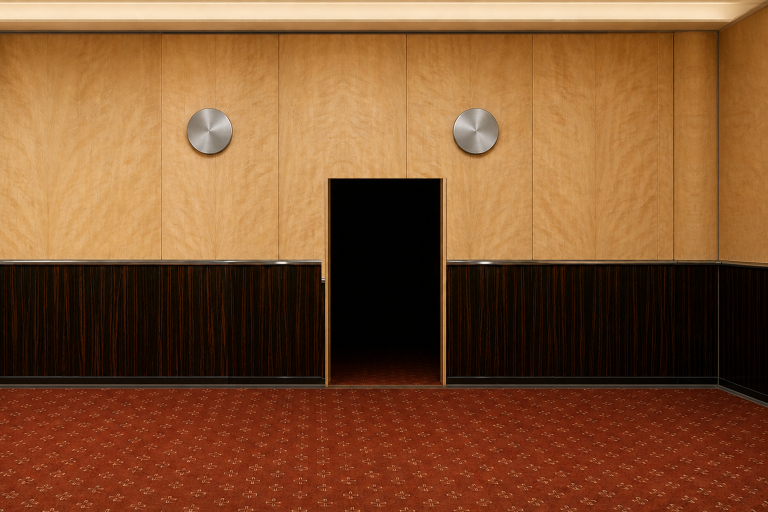
#> input picture backdrops/saloon/S.png, 1536 x 1024 px (shown at 1/2 size)
$ python blank-disc.py --in ../backdrops/saloon/S.png --out out.png
#> lines starting #> are read from the running program, lines starting #| are printed output that depends on the picture; after the words box and inside, x2 and y2 are one past the last pixel; in counts of white or black regions, pixels touching at a corner belong together
#!/usr/bin/env python3
"""Erase mounted discs (medallions, plaques) from a painted wall so it can
serve as a close-guide SOURCE after the voice stopped naming the object.

A guide is a picture the painter copies; a medallion left in it is painted
again whatever the prompt says. This finds every neutral (unsaturated),
bright, roughly round blob above the rail on a warm veneer wall and fills its
box with the same columns of wall from directly beneath it, feathered — the
veneer figure runs vertically so the panel seams stay in line. The result is
a guide source only, never a store asset (verifier-raw acceptance: what the
store holds is the painter's own output).

  python3 tools/blank-disc.py --in backdrops/saloon/S.png --out X.png [--rail 522]
Prints one JSON line: the discs found (bbox, fill offset) or none.
"""
import argparse
import json
import sys

import numpy as np
from PIL import Image, ImageFilter


def components(mask):
    """8-connected components of a sparse boolean mask (no scipy here)."""
    seen = np.zeros_like(mask, bool)
    H, W = mask.shape
    for y0, x0 in zip(*np.nonzero(mask)):
        if seen[y0, x0]:
            continue
        stack, ys, xs = [(y0, x0)], [], []
        seen[y0, x0] = True
        while stack:
            y, x = stack.pop()
            ys.append(y); xs.append(x)
            for dy in (-1, 0, 1):
                for dx in (-1, 0, 1):
                    yy, xx = y + dy, x + dx
                    if 0 <= yy < H and 0 <= xx < W and mask[yy, xx] and not seen[yy, xx]:
                        seen[yy, xx] = True
                        stack.append((yy, xx))
        yield np.array(ys), np.array(xs)


def main():
    ap = argparse.ArgumentParser()
    ap.add_argument("--in", dest="src", required=True)
    ap.add_argument("--out", required=True)
    ap.add_argument("--rail", type=int, default=522, help="rail row: discs live above it")
    ap.add_argument("--ceiling", type=int, default=53)
    ap.add_argument("--min-r", type=int, default=20)
    ap.add_argument("--max-r", type=int, default=160)
    a = ap.parse_args()

    im = Image.open(a.src).convert("RGB")
#> im is the input picture: PIL image 1536x1024 RGB; mean R, G, B 128.5, 82.3, 47.3
    W, H = im.size
#> W = 1536; H = 1024
    rgb = np.asarray(im).astype(np.float32)
    mx, mn = rgb.max(axis=2), rgb.min(axis=2)
    sat = (mx - mn) / np.maximum(mx, 1.0)
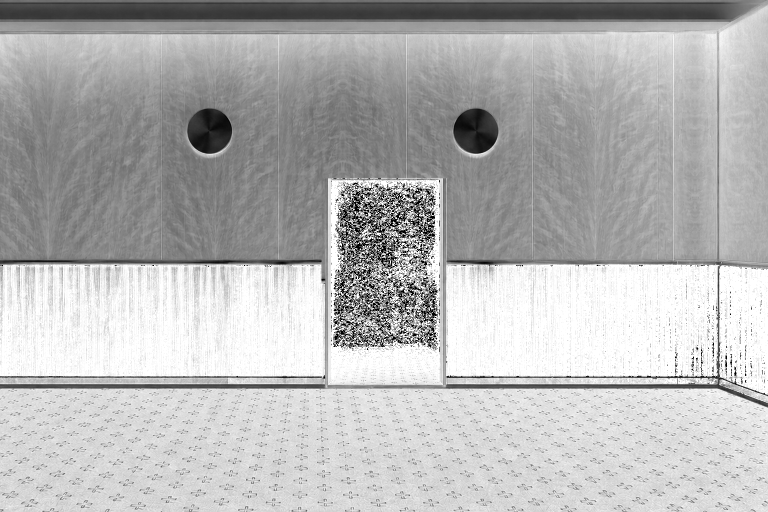
#> sat: shape (1024, 1536) float32 (shown at 1/2 size); min 0, max 1, mean 0.713
    L = 0.299 * rgb[..., 0] + 0.587 * rgb[..., 1] + 0.114 * rgb[..., 2]
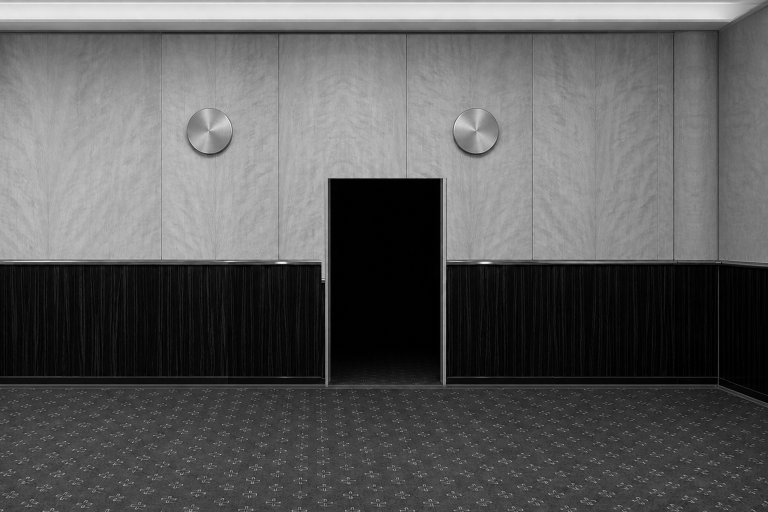
#> L: shape (1024, 1536) float32 (shown at 1/2 size); min 0, max 252.4, mean 92.1
    field = np.zeros((H, W), bool)
    field[a.ceiling + 10:a.rail - 10] = True
    # the wall is warm (saturated); chrome reflects it back with most of the
    # colour drained - well under the wall's own saturation - and never dark
    wall_sat = float(np.median(sat[field]))
#> wall_sat = 0.584
    cand = field & (sat < 0.72 * wall_sat) & (L > 60)
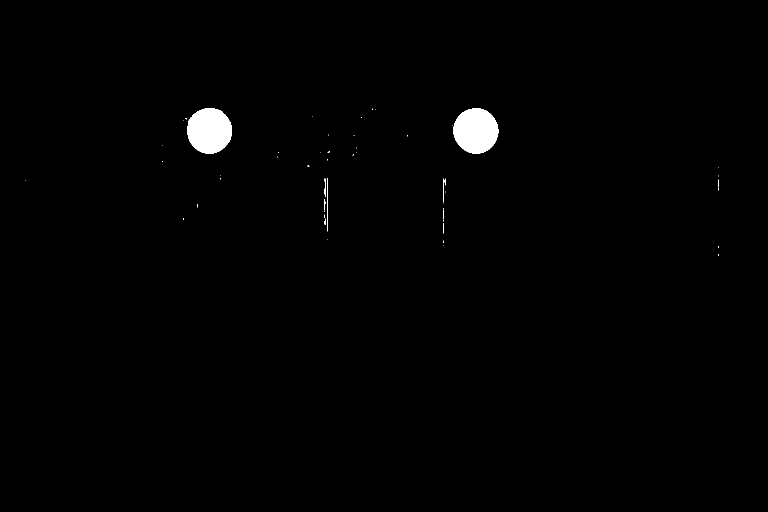
#> cand: shape (1024, 1536) bool (shown at 1/2 size); 0.84% white; 57 white regions (50 under 20 px), largest, box (x1, y1, x2, y2) and area: (375, 216, 464, 307) 6413, (907, 217, 997, 307) 6375, (654, 356, 655, 463) 107
    m = Image.fromarray((cand * 255).astype(np.uint8)).filter(ImageFilter.MinFilter(5)).filter(ImageFilter.MaxFilter(5))
#> m: PIL image 1536x1024 L; 0.81% white; 2 white regions, box (x1, y1, x2, y2) and area: (375, 217, 464, 307) 6407, (907, 217, 997, 307) 6375
    cand = np.asarray(m) > 0
    discs = []
    for ys, xs in components(cand):
        h, w = ys.max() - ys.min() + 1, xs.max() - xs.min() + 1
        r = (h + w) / 4
        if r < a.min_r or r > a.max_r:
            continue
        if abs(h - w) / max(h, w) > 0.25:
            continue
        fill = len(ys) / (np.pi * r * r)
        if fill < 0.6:
            continue
        discs.append(dict(x0=int(xs.min()), x1=int(xs.max()), y0=int(ys.min()), y1=int(ys.max()),
                          r=round(float(r), 1), fill=round(float(fill), 2)))
#> this loop made 2 passes
#> (h, w, r, fill) on passes 1 to 2: (90, 89, 44.75, 1.02), (90, 90, 45, 1)
#> after the loop, discs = 2 items
    out = np.asarray(im).copy()
    for d in discs:
        pad = int(d["r"] * 0.4) + 8  # the rim highlight and the drop shadow sit outside the neutral blob
        x0, x1 = max(0, d["x0"] - pad), min(W, d["x1"] + pad + 1)
        y0, y1 = max(a.ceiling, d["y0"] - pad), min(a.rail, d["y1"] + pad + 1)
        hh = y1 - y0
        # donor rows: the same columns of wall directly beneath the box (the
        # light there is the box's own light), mirrored upward from the box's
        # foot so the join row is continuous; a short band reflects
        band = out[y1:a.rail - 16, x0:x1].astype(np.float32)
        n = band.shape[0]
        if n < 8:
            band = out[a.ceiling + 6:y0, x0:x1].astype(np.float32)[::-1]
            n = band.shape[0]
        idx = np.arange(hh)
        period = max(1, 2 * (n - 1))
        idx = idx % period
        idx = np.where(idx >= n, period - idx, idx)
        patch = band[idx][::-1]
        dy = int(n)
        # the wall is lit unevenly (cove light falls off toward the rail):
        # re-level the donor rows to the wall flanking the box, row by row,
        # interpolated left flank -> right flank, per channel
        fl = max(0, x0 - 40); fr = min(W, x1 + 40)
        left = out[y0:y1, fl:x0].astype(np.float32).mean(axis=1) if x0 > fl else None
        right = out[y0:y1, x1:fr].astype(np.float32).mean(axis=1) if fr > x1 else None
        left = right if left is None else left
        right = left if right is None else right
        t = np.linspace(0.0, 1.0, x1 - x0)[None, :, None]
        target = (1 - t) * left[:, None, :] + t * right[:, None, :]
        have = patch.mean(axis=1, keepdims=True)
        patch = np.clip(patch * np.clip(target / np.maximum(have, 1.0), 0.7, 1.4), 0, 255)
        # feather the box edges so the join does not read as a cut
        fy = np.minimum(np.arange(hh), np.arange(hh)[::-1]) / max(1.0, min(pad, hh / 2))
        fx = np.minimum(np.arange(x1 - x0), np.arange(x1 - x0)[::-1]) / max(1.0, min(pad, (x1 - x0) / 2))
        alpha = np.clip(np.minimum(fy[:, None], fx[None, :]), 0, 1)[..., None]
        out[y0:y1, x0:x1] = (alpha * patch + (1 - alpha) * out[y0:y1, x0:x1]).astype(np.uint8)
        d["fill_dy"] = int(dy)
#> this loop made 2 passes
#> (pad, x0, x1, y0, y1, hh, period) on passes 1 to 2: (25, 350, 489, 192, 332, 140, 346), (26, 881, 1023, 191, 333, 142, 344)
#> pass 1, in main, `band = out[y1:a.rail - 16, x0:x1].astype(np.float32)`:
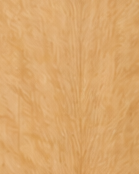
#> band: shape (174, 139, 3) float32; mean R, G, B 217.8, 167.1, 108.6
#> pass 1, in main, `target = (1 - t) * left[:, None, :] + t * right[:, None, :]`:
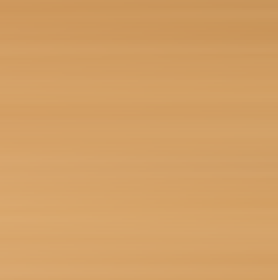
#> target: shape (140, 139, 3) float64 (shown 2 times larger); mean of channels 0, 1, 2 211.5, 160.4, 102.3; drawn as R, G, B
#> after the loop:
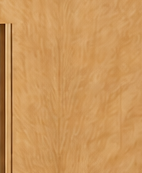
#> band: shape (173, 142, 3) float32; mean R, G, B 202.9, 150.4, 91.2
#> after the loop:
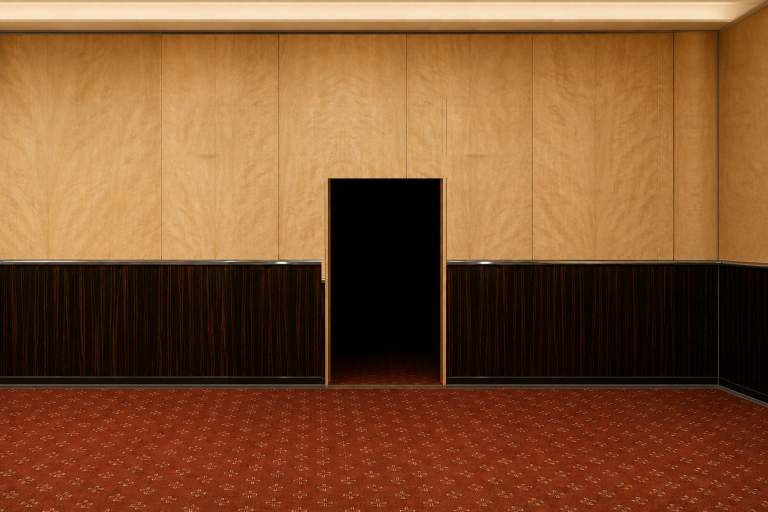
#> out: shape (1024, 1536, 3) (shown at 1/2 size); 2.38% of pixels changed, all inside (x1, y1, x2, y2) = (351, 192, 1022, 332)
    Image.fromarray(out).save(a.out)
    print(json.dumps(dict(ok=True, src=a.src, out=a.out, discs=discs)))
#> (printed output is left out)
    return 0


if __name__ == "__main__":
    sys.exit(main())
#> (the program exits here)

$ run again, with backdrops/saloon/N.png copied over backdrops/saloon/S.png
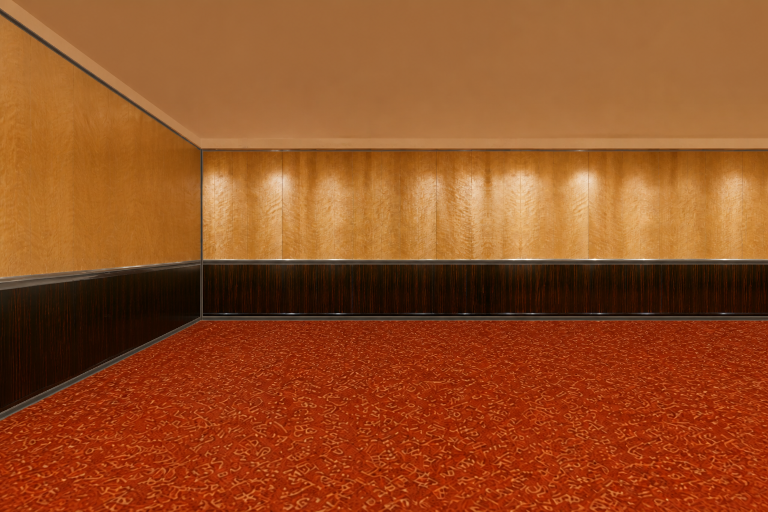
#> input picture backdrops/saloon/N.png, 1536 x 1024 px (shown at 1/2 size)
#> in main, im is the input picture: PIL image 1536x1024 RGB; mean R, G, B 148.6, 78.5, 34.7
#> wall_sat = 0.646
#> in main, `cand = field & (sat < 0.72 * wall_sat) & (L > 60)`:
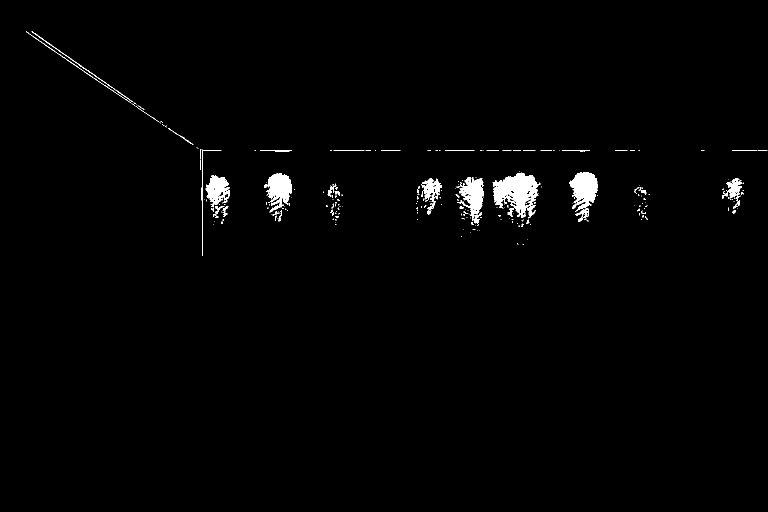
#> cand: shape (1024, 1536) bool (shown at 1/2 size); 1.3% white; 265 white regions (210 under 20 px), largest, box (x1, y1, x2, y2) and area: (985, 345, 1077, 436) 4528, (1139, 344, 1196, 424) 2707, (914, 354, 967, 447) 2413
#> m: PIL image 1536x1024 L; 0.81% white; 23 white regions, largest, box (x1, y1, x2, y2) and area: (987, 346, 1076, 426) 3946, (1140, 344, 1195, 417) 2458, (536, 346, 584, 401) 1883
#> the loop in main, `for ys, xs in components(cand):` made 23 passes
#> (h, w, r) on passes 4 to 11: (56, 38, 23.5), (8, 8, 4), (5, 6, 2.75), (6, 9, 3.75), (58, 41, 24.75), (30, 21, 12.75), (7, 7, 3.5), (30, 17, 11.75)
#> after the loop in main, `for ys, xs in components(cand):`: discs = 3 items
#> the loop in main, `for d in discs:` made 3 passes
#> (pad, x0, x1, y0, y1, hh, period) on passes 1 to 3: (20, 1120, 1215, 324, 437, 113, 136), (18, 518, 602, 328, 419, 91, 172), (24, 963, 1100, 322, 450, 128, 110)
#> after the loop in main, `for d in discs:`:
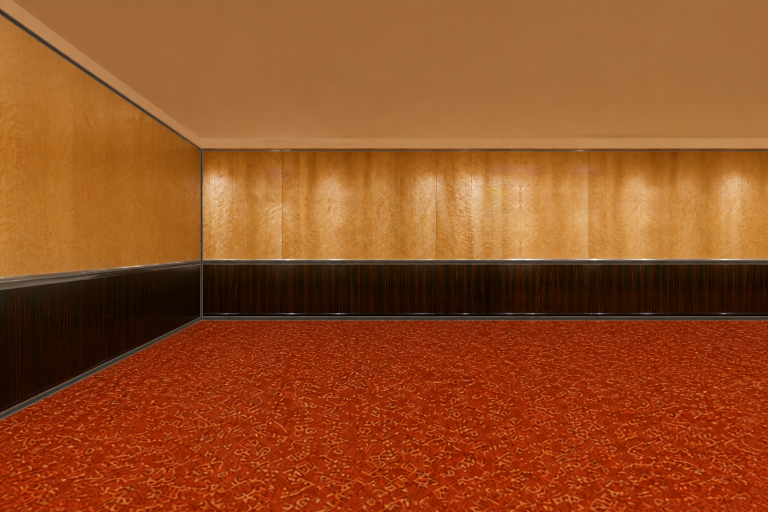
#> out: shape (1024, 1536, 3) (shown at 1/2 size); 2.19% of pixels changed, all inside (x1, y1, x2, y2) = (519, 323, 1214, 449)
#> (printed output is left out)
